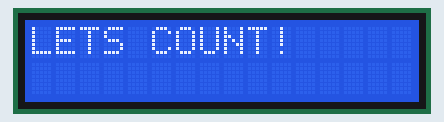
Simulated run of this sketch. Board: Arduino Uno, built with avr-gcc and run on an emulated ATmega328P. Parts: 16×2 character LCD.

Above: at 0.1 s.
At 4.1 s:
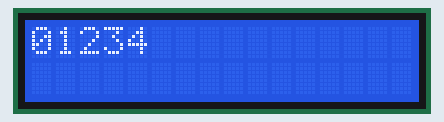
At 8.7 s:
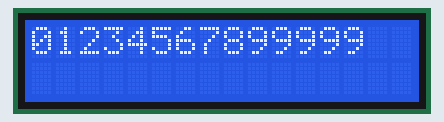
At 13.2 s:
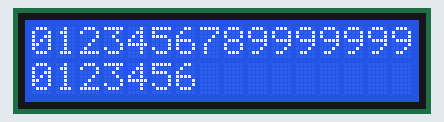
At 17.7 s:
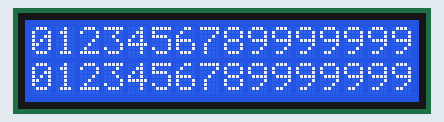
At 18.2 s:
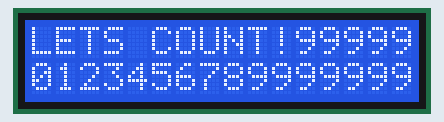

Measured:
- by itself, everything shown: repeats every 18.1 s, in 33 steps
- what the display in image 1 shows lasts 0.5 s, from 4.1 s to 4.6 s
- what the display in image 5 shows lasts 2.1 s, from 18.1 s to 20.2 s

The sketch:

I2C-Display.ino
```cpp
#include <Wire.h>
#include <LiquidCrystal_I2C.h>

LiquidCrystal_I2C lcd(0x27, 16, 2); // Initializes LCD at address 0x27 for a 16x2 display.

void setup() {
  // put your setup code here, to run once:
  lcd.init();
  lcd.backlight();
}

void loop() {
  int count = 0;
  lcd.setCursor(0, 0);
  lcd.print("LETS COUNT!");
  delay(2000);
  lcd.clear();

  int rows = 2;
  int cols = 16;

  for(int i = 0; i < rows; i++) {
    for(int j = 0; j < cols; j++) {
      lcd.setCursor(j, i);
      lcd.print(min(j,9));
      delay(500);
    }
  }
}
```
